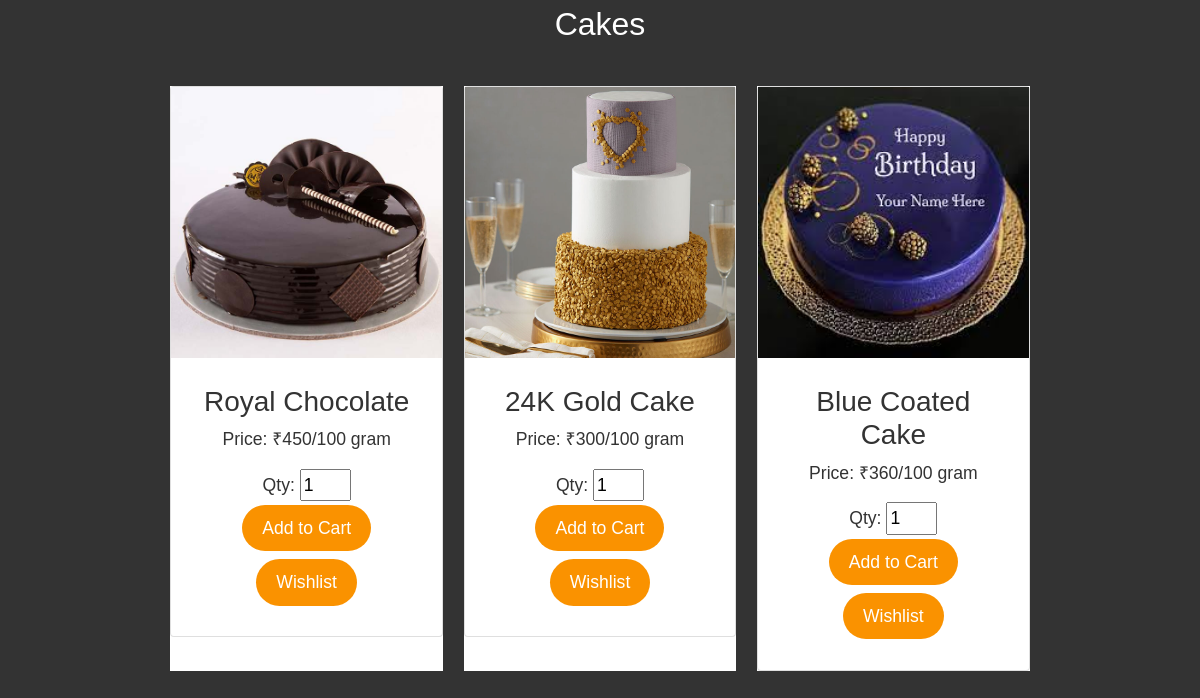
/product.php (signed in, lower part), run on an earlier commit of the app's database.
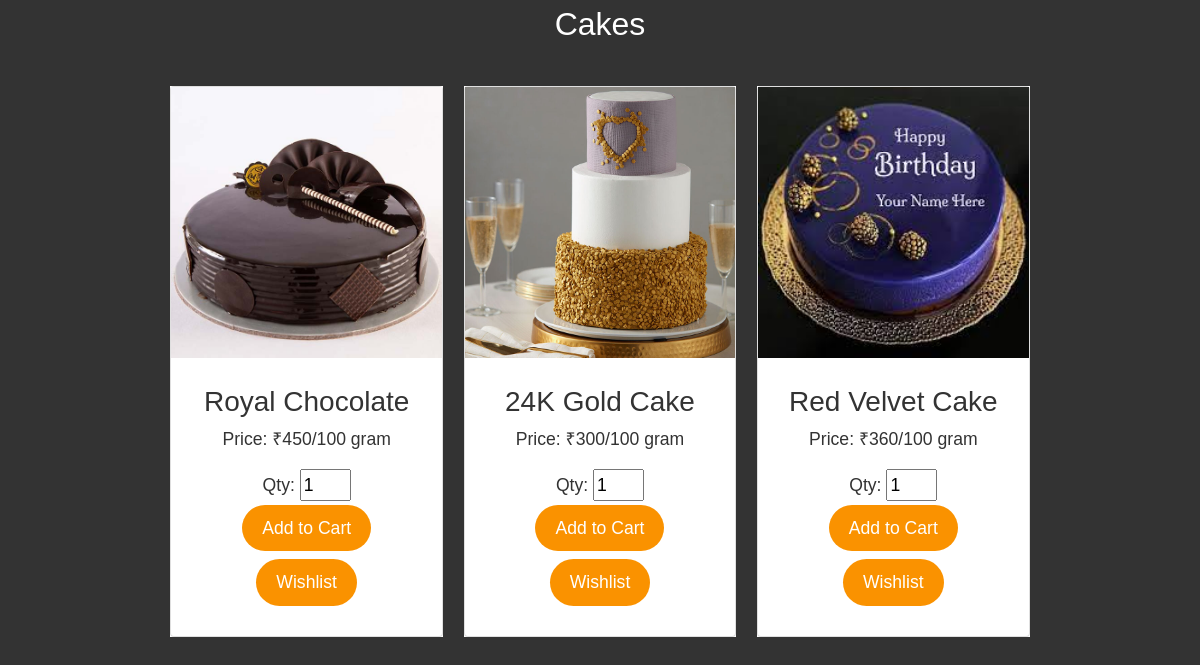
And on a later commit of the database.
### tables this page shows
CREATE TABLE `tblproduct` (
  `p_id` int(10) NOT NULL,
  `p_name` varchar(100) NOT NULL,
  `category` varchar(100) NOT NULL,
  `p_image` varchar(256) NOT NULL,
  `p_price` int(100) NOT NULL,
  `p_status` varchar(100) NOT NULL,
  `delete_flag` int(100) NOT NULL,
  `date` datetime NOT NULL
);

### product.php (the view, shortened to what this page needs)
<!doctype html>
<html lang="en">
<head>
  <link href="https://cdn.jsdelivr.net/npm/bootstrap@5.1.3/dist/css/bootstrap.min.css" rel="stylesheet">
</head>
<body>
<section id="section-a" class="grid">
          </section>
          <h2> Cakes </h2>
<section id="section-a" class="grid">
  <ul>
        <?php
          include 'dbcon.php';
          $query = "select * from tblproduct where category='Cakes' ";
          $result= mysqli_query($conn, $query);
          while($row = mysqli_fetch_assoc($result)):
        ?>
            <li>
                <div class="card">
                <img src="<?php echo $row['p_image']; ?>" style="float: right; width: 400; height: 200;">
                  <div class="card-content">
                    <h3> <?php echo $row['p_name']; ?></h3>
                    <p> Price: ₹<?php echo $row['p_price']; ?>/100 gram </p>
                    <form method="post" action="">
                      Qty: <input type="int" size="2" name="product_quantity" value="1">
                        <br><input type="submit" name="add_to_cart" value="Add to Cart">
                        <br><input type="submit" name="add_to_wl" value="Wishlist">
                  </form>
                  </div>
                </div>
              </li>
          <?php endwhile; ?>
          </ul>
          </section>
</body>
</html>

What changed in the data, as far as the page shows it:
changed tblproduct: p_name "Blue Coated Cake" → "Red Velvet Cake"
